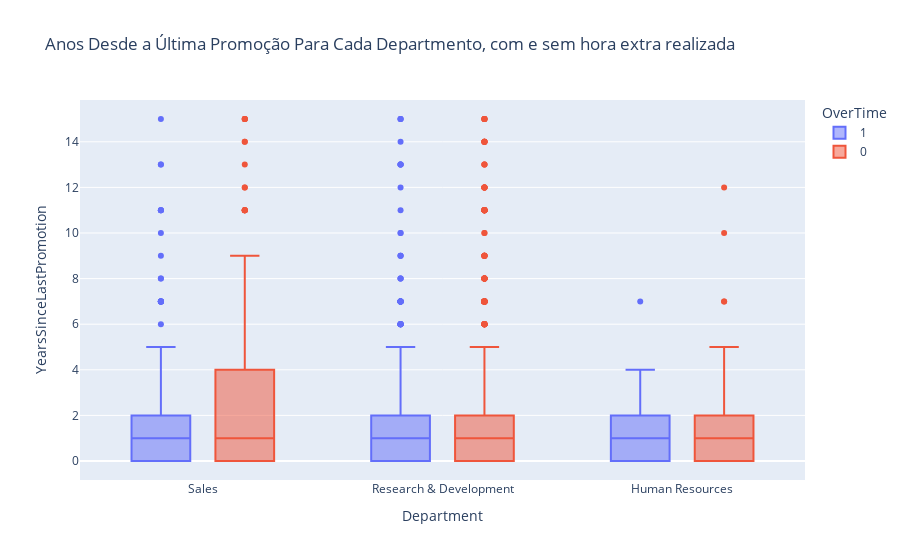

Notebook source saved alongside this figure:
### Code cell
px.box(data_frame=df, x='Department', y='YearsSinceLastPromotion', color='OverTime', title="Anos Desde a Última Promoção Para Cada Departmento, com e sem hora extra realizada")

### Figure 1 — Plotly figure (JSON) as saved in the notebook; plotly's stock layout.template omitted (floating-point values rounded to 4 significant figures; data arrays with more than 128 entries replaced by an {"elided": "..."} marker saying what was removed)
{"data": [{"alignmentgroup": "True", "hovertemplate": "OverTime=1<br>Department=%{x}<br>YearsSinceLastPromotion=%{y}<extra></extra>", "legendgroup": "1", "marker": {"color": "#636efa"}, "name": "1", "notched": false, "offsetgroup": "1", "orientation": "v", "showlegend": true, "type": "box", "x": {"elided": "416 str values"}, "x0": " ", "xaxis": "x", "y": {"elided": "416 int values"}, "y0": " ", "yaxis": "y"}, {"alignmentgroup": "True", "hovertemplate": "OverTime=0<br>Department=%{x}<br>YearsSinceLastPromotion=%{y}<extra></extra>", "legendgroup": "0", "marker": {"color": "#EF553B"}, "name": "0", "notched": false, "offsetgroup": "0", "orientation": "v", "showlegend": true, "type": "box", "x": {"elided": "1054 str values"}, "x0": " ", "xaxis": "x", "y": {"elided": "1054 int values"}, "y0": " ", "yaxis": "y"}], "layout": {"boxmode": "group", "legend": {"title": {"text": "OverTime"}, "tracegroupgap": 0}, "title": {"text": "Anos Desde a Última Promoção Para Cada Departmento, com e sem hora extra realizada"}, "xaxis": {"anchor": "y", "domain": [0, 1], "title": {"text": "Department"}}, "yaxis": {"anchor": "x", "domain": [0, 1], "title": {"text": "YearsSinceLastPromotion"}}}}
